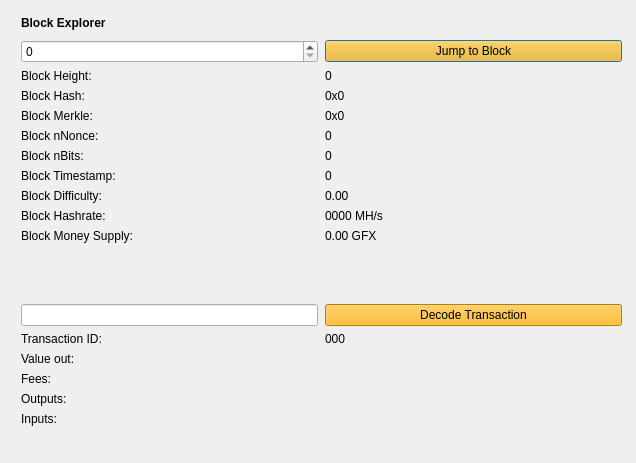
<?xml version="1.0" encoding="UTF-8"?>
<ui version="4.0">
 <class>BlockBrowser</class>
 <widget class="QDialog" name="BlockBrowser">
  <property name="windowModality">
   <enum>Qt::NonModal</enum>
  </property>
  <property name="enabled">
   <bool>true</bool>
  </property>
  <property name="geometry">
   <rect>
    <x>0</x>
    <y>0</y>
    <width>636</width>
    <height>463</height>
   </rect>
  </property>
  <property name="sizePolicy">
   <sizepolicy hsizetype="Preferred" vsizetype="Preferred">
    <horstretch>0</horstretch>
    <verstretch>0</verstretch>
   </sizepolicy>
  </property>
  <property name="minimumSize">
   <size>
    <width>0</width>
    <height>0</height>
   </size>
  </property>
  <property name="acceptDrops">
   <bool>false</bool>
  </property>
  <property name="windowTitle">
   <string>GraphicsCoin Block Explorer</string>
  </property>
  <layout class="QGridLayout">
   <property name="sizeConstraint">
    <enum>QLayout::SetMaximumSize</enum>
   </property>
   <property name="leftMargin">
    <number>21</number>
   </property>
   <property name="topMargin">
    <number>10</number>
   </property>
   <property name="rightMargin">
    <number>10</number>
   </property>
   <item row="1" column="0">
    <widget class="QWidget" name="widget" native="true">
     <widget class="QWidget" name="layoutWidgetBE1">
      <property name="geometry">
       <rect>
        <x>0</x>
        <y>0</y>
        <width>601</width>
        <height>27</height>
       </rect>
      </property>
      <layout class="QHBoxLayout" name="horizontalLayoutBE">
       <property name="spacing">
        <number>7</number>
       </property>
       <item>
        <widget class="QLabel" name="labelBlockExplorer">
         <property name="sizePolicy">
          <sizepolicy hsizetype="Preferred" vsizetype="Maximum">
           <horstretch>0</horstretch>
           <verstretch>0</verstretch>
          </sizepolicy>
         </property>
         <property name="font">
          <font>
           <weight>75</weight>
           <bold>true</bold>
          </font>
         </property>
         <property name="styleSheet">
          <string notr="true">font-weight:bold;</string>
         </property>
         <property name="text">
          <string>Block Explorer</string>
         </property>
        </widget>
       </item>
       <item>
        <spacer name="horizontalSpacerBE">
         <property name="orientation">
          <enum>Qt::Horizontal</enum>
         </property>
         <property name="sizeHint" stdset="0">
          <size>
           <width>40</width>
           <height>20</height>
          </size>
         </property>
        </spacer>
       </item>
      </layout>
     </widget>
     <widget class="QWidget" name="layoutWidgetBE2">
      <property name="geometry">
       <rect>
        <x>0</x>
        <y>30</y>
        <width>601</width>
        <height>441</height>
       </rect>
      </property>
      <layout class="QGridLayout" name="gridLayoutBE" rowstretch="0,0,0,0,0,0,0,0,0,0,0,0,0,0,0,0,0,0,0,0" columnstretch="0,0">
       <property name="sizeConstraint">
        <enum>QLayout::SetDefaultConstraint</enum>
       </property>
       <property name="horizontalSpacing">
        <number>7</number>
       </property>
       <item row="8" column="1">
        <widget class="QLabel" name="timeBox">
         <property name="text">
          <string>0</string>
         </property>
         <property name="textInteractionFlags">
          <set>Qt::LinksAccessibleByMouse|Qt::TextSelectableByMouse</set>
         </property>
        </widget>
       </item>
       <item row="4" column="0">
        <widget class="QLabel" name="hashLabel">
         <property name="text">
          <string>Block Hash:</string>
         </property>
        </widget>
       </item>
       <item row="7" column="0">
        <widget class="QLabel" name="bitsLabel">
         <property name="text">
          <string>Block nBits:</string>
         </property>
        </widget>
       </item>
       <item row="5" column="1">
        <widget class="QLabel" name="merkleBox">
         <property name="minimumSize">
          <size>
           <width>187</width>
           <height>0</height>
          </size>
         </property>
         <property name="text">
          <string>0x0</string>
         </property>
         <property name="textInteractionFlags">
          <set>Qt::LinksAccessibleByMouse|Qt::TextSelectableByMouse</set>
         </property>
        </widget>
       </item>
       <item row="1" column="0">
        <widget class="QSpinBox" name="heightBox">
         <property name="sizePolicy">
          <sizepolicy hsizetype="Preferred" vsizetype="Fixed">
           <horstretch>0</horstretch>
           <verstretch>0</verstretch>
          </sizepolicy>
         </property>
         <property name="maximum">
          <number>99999999</number>
         </property>
        </widget>
       </item>
       <item row="10" column="1">
        <widget class="QLabel" name="hashRateBox">
         <property name="text">
          <string>0000 MH/s</string>
         </property>
         <property name="textInteractionFlags">
          <set>Qt::LinksAccessibleByMouse|Qt::TextSelectableByMouse</set>
         </property>
        </widget>
       </item>
       <item row="12" column="0">
        <spacer name="verticalSpacer_2">
         <property name="orientation">
          <enum>Qt::Vertical</enum>
         </property>
         <property name="sizeHint" stdset="0">
          <size>
           <width>20</width>
           <height>20</height>
          </size>
         </property>
        </spacer>
       </item>
       <item row="3" column="0">
        <widget class="QLabel" name="heightLabelBE2">
         <property name="text">
          <string>Block Height:</string>
         </property>
        </widget>
       </item>
       <item row="4" column="1">
        <widget class="QLabel" name="hashBox">
         <property name="enabled">
          <bool>true</bool>
         </property>
         <property name="sizePolicy">
          <sizepolicy hsizetype="Preferred" vsizetype="Preferred">
           <horstretch>0</horstretch>
           <verstretch>0</verstretch>
          </sizepolicy>
         </property>
         <property name="minimumSize">
          <size>
           <width>0</width>
           <height>0</height>
          </size>
         </property>
         <property name="text">
          <string>0x0</string>
         </property>
         <property name="textInteractionFlags">
          <set>Qt::LinksAccessibleByMouse|Qt::TextSelectableByMouse</set>
         </property>
        </widget>
       </item>
       <item row="5" column="0">
        <widget class="QLabel" name="merkleLabel">
         <property name="text">
          <string>Block Merkle:</string>
         </property>
        </widget>
       </item>
       <item row="6" column="0">
        <widget class="QLabel" name="nonceLabel">
         <property name="text">
          <string>Block nNonce:</string>
         </property>
        </widget>
       </item>
       <item row="3" column="1">
        <widget class="QLabel" name="heightLabelBE1">
         <property name="text">
          <string>0</string>
         </property>
         <property name="textInteractionFlags">
          <set>Qt::LinksAccessibleByMouse|Qt::TextSelectableByMouse</set>
         </property>
        </widget>
       </item>
       <item row="11" column="0">
        <widget class="QLabel" name="moneySupplyLabel">
         <property name="text">
          <string>Block Money Supply:</string>
         </property>
        </widget>
       </item>
       <item row="11" column="1">
        <widget class="QLabel" name="moneySupplyBox">
         <property name="text">
          <string>0.00 GFX</string>
         </property>
         <property name="textInteractionFlags">
          <set>Qt::LinksAccessibleByMouse|Qt::TextSelectableByMouse</set>
         </property>
        </widget>
       </item>
       <item row="1" column="1">
        <widget class="QPushButton" name="blockButton">
         <property name="styleSheet">
          <string notr="true">background-color: rgb(255, 175, 0);</string>
         </property>
         <property name="text">
          <string>Jump to Block</string>
         </property>
        </widget>
       </item>
       <item row="13" column="0">
        <widget class="QLineEdit" name="txBox">
         <property name="sizePolicy">
          <sizepolicy hsizetype="Preferred" vsizetype="Fixed">
           <horstretch>0</horstretch>
           <verstretch>0</verstretch>
          </sizepolicy>
         </property>
         <property name="inputMask">
          <string comment="Transaction id" extracomment="Transaction id"/>
         </property>
        </widget>
       </item>
       <item row="13" column="1">
        <widget class="QPushButton" name="txButton">
         <property name="styleSheet">
          <string notr="true">background-color: rgb(255, 175, 0);</string>
         </property>
         <property name="text">
          <string>Decode Transaction</string>
         </property>
        </widget>
       </item>
       <item row="14" column="0">
        <widget class="QLabel" name="txLabel">
         <property name="text">
          <string>Transaction ID:</string>
         </property>
        </widget>
       </item>
       <item row="15" column="1">
        <widget class="QLabel" name="valueBox">
         <property name="text">
          <string/>
         </property>
         <property name="textInteractionFlags">
          <set>Qt::LinksAccessibleByMouse|Qt::TextSelectableByMouse</set>
         </property>
        </widget>
       </item>
       <item row="7" column="1">
        <widget class="QLabel" name="bitsBox">
         <property name="text">
          <string>0</string>
         </property>
         <property name="textInteractionFlags">
          <set>Qt::LinksAccessibleByMouse|Qt::TextSelectableByMouse</set>
         </property>
        </widget>
       </item>
       <item row="6" column="1">
        <widget class="QLabel" name="nonceBox">
         <property name="text">
          <string>0</string>
         </property>
         <property name="textInteractionFlags">
          <set>Qt::LinksAccessibleByMouse|Qt::TextSelectableByMouse</set>
         </property>
        </widget>
       </item>
       <item row="9" column="1">
        <widget class="QLabel" name="diffBox">
         <property name="text">
          <string>0.00</string>
         </property>
         <property name="textInteractionFlags">
          <set>Qt::LinksAccessibleByMouse|Qt::TextSelectableByMouse</set>
         </property>
        </widget>
       </item>
       <item row="14" column="1">
        <widget class="QLabel" name="txID">
         <property name="text">
          <string>000</string>
         </property>
         <property name="textInteractionFlags">
          <set>Qt::LinksAccessibleByMouse|Qt::TextSelectableByMouse</set>
         </property>
        </widget>
       </item>
       <item row="10" column="0">
        <widget class="QLabel" name="hashRateLabel">
         <property name="text">
          <string>Block Hashrate:</string>
         </property>
        </widget>
       </item>
       <item row="15" column="0">
        <widget class="QLabel" name="valueLabel">
         <property name="text">
          <string>Value out:</string>
         </property>
        </widget>
       </item>
       <item row="8" column="0">
        <widget class="QLabel" name="timeLabel">
         <property name="text">
          <string>Block Timestamp:</string>
         </property>
        </widget>
       </item>
       <item row="9" column="0">
        <widget class="QLabel" name="diffLabel">
         <property name="text">
          <string>Block Difficulty:</string>
         </property>
        </widget>
       </item>
       <item row="17" column="1">
        <widget class="QLabel" name="outputBox">
         <property name="text">
          <string/>
         </property>
         <property name="alignment">
          <set>Qt::AlignLeading|Qt::AlignLeft|Qt::AlignTop</set>
         </property>
         <property name="textInteractionFlags">
          <set>Qt::LinksAccessibleByMouse|Qt::TextSelectableByMouse</set>
         </property>
        </widget>
       </item>
       <item row="19" column="0">
        <spacer name="verticalSpacer">
         <property name="orientation">
          <enum>Qt::Vertical</enum>
         </property>
         <property name="sizeHint" stdset="0">
          <size>
           <width>20</width>
           <height>40</height>
          </size>
         </property>
        </spacer>
       </item>
       <item row="16" column="1">
        <widget class="QLabel" name="feesBox">
         <property name="text">
          <string/>
         </property>
         <property name="textInteractionFlags">
          <set>Qt::LinksAccessibleByMouse|Qt::TextSelectableByMouse</set>
         </property>
        </widget>
       </item>
       <item row="18" column="0">
        <widget class="QLabel" name="inputLabel">
         <property name="text">
          <string>Inputs:</string>
         </property>
         <property name="alignment">
          <set>Qt::AlignLeading|Qt::AlignLeft|Qt::AlignTop</set>
         </property>
        </widget>
       </item>
       <item row="17" column="0">
        <widget class="QLabel" name="outputLabel">
         <property name="text">
          <string>Outputs:</string>
         </property>
         <property name="alignment">
          <set>Qt::AlignLeading|Qt::AlignLeft|Qt::AlignTop</set>
         </property>
        </widget>
       </item>
       <item row="18" column="1">
        <widget class="QLabel" name="inputBox">
         <property name="text">
          <string/>
         </property>
         <property name="alignment">
          <set>Qt::AlignLeading|Qt::AlignLeft|Qt::AlignTop</set>
         </property>
         <property name="textInteractionFlags">
          <set>Qt::LinksAccessibleByMouse|Qt::TextSelectableByMouse</set>
         </property>
        </widget>
       </item>
       <item row="16" column="0">
        <widget class="QLabel" name="feesLabel">
         <property name="text">
          <string>Fees:</string>
         </property>
        </widget>
       </item>
      </layout>
     </widget>
    </widget>
   </item>
  </layout>
 </widget>
 <resources/>
 <connections/>
</ui>
